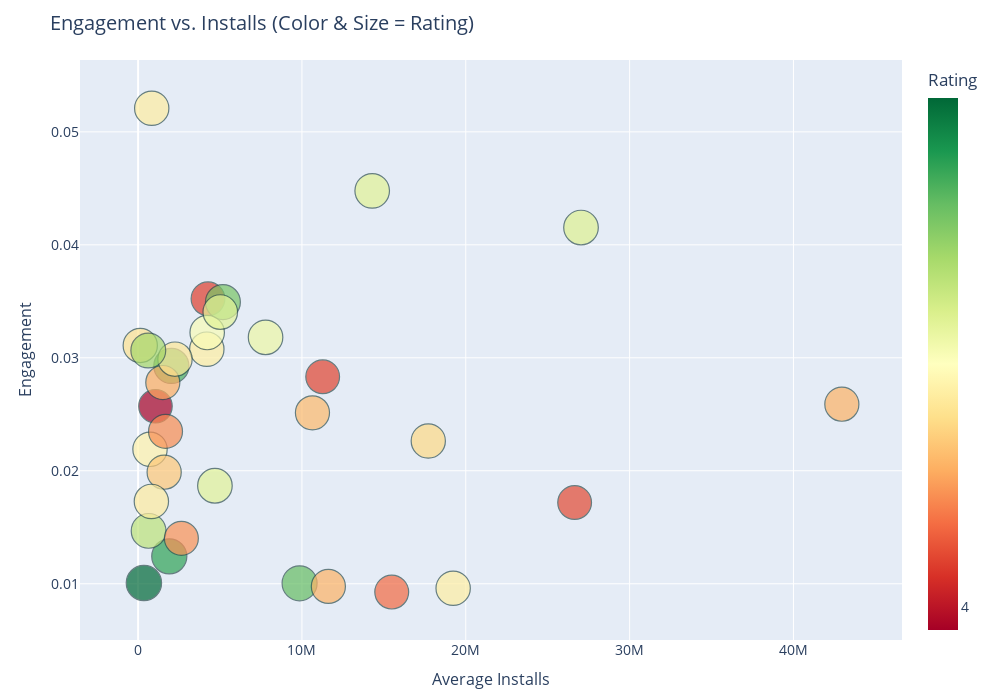

The notebook cell saved with this chart:
### Code cell
fig3 = px.scatter(category_summary,
                  x='Avg_Installs',
                  y='Engagement',
                  size='Rating',
                  color='Rating',  
                  color_continuous_scale='RdYlGn',  # Red = low, Green = high
                  hover_data=['Category', 'Rating'],
                  title='Engagement vs. Installs (Color & Size = Rating)',
                  labels={'Avg_Installs': 'Average Installs', 'Engagement': 'Engagement'},
                  size_max=25, 
                  width=1000,
                  height=700)

fig3.update_traces(marker=dict(line=dict(width=1.2, color='DarkSlateGrey')))

fig3.update_layout(
    title_font_size=20,
    xaxis_title_font_size=16,
    yaxis_title_font_size=16,
    font=dict(size=14),
    margin=dict(l=80, r=40, t=60, b=60),
    coloraxis_colorbar=dict(title='Rating', tickvals=[3.5, 4.0, 4.5, 5.0])
)

fig3.show()

### Figure 1 — Plotly figure (JSON) as saved in the notebook; plotly's stock layout.template omitted (floating-point values rounded to 4 significant figures)
{"data": [{"customdata": [["ART_AND_DESIGN", 4.377], ["AUTO_AND_VEHICLES", 4.19], ["BEAUTY", 4.279], ["BOOKS_AND_REFERENCE", 4.345], ["BUSINESS", 4.097], ["COMICS", 4.181], ["COMMUNICATION", 4.121], ["DATING", 3.98], ["EDUCATION", 4.362], ["ENTERTAINMENT", 4.128], ["EVENTS", 4.436], ["FAMILY", 4.183], ["FINANCE", 4.116], ["FOOD_AND_DRINK", 4.172], ["GAME", 4.244], ["HEALTH_AND_FITNESS", 4.243], ["HOUSE_AND_HOME", 4.141], ["LIBRARIES_AND_DEMO", 4.179], ["LIFESTYLE", 4.093], ["MAPS_AND_NAVIGATION", 4.036], ["MEDICAL", 4.167], ["NEWS_AND_MAGAZINES", 4.122], ["PARENTING", 4.3], ["PERSONALIZATION", 4.331], ["PHOTOGRAPHY", 4.157], ["PRODUCTIVITY", 4.183], ["SHOPPING", 4.23], ["SOCIAL", 4.247], ["SPORTS", 4.216], ["TOOLS", 4.04], ["TRAVEL_AND_LOCAL", 4.07], ["VIDEO_PLAYERS", 4.045], ["WEATHER", 4.243]], "hovertemplate": "Average Installs=%{x}<br>Engagement=%{y}<br>Rating=%{marker.color}<br>Category=%{customdata[0]}<extra></extra>", "legendgroup": "", "marker": {"color": [4.377, 4.19, 4.279, 4.345, 4.097, 4.181, 4.121, 3.98, 4.362, 4.128, 4.436, 4.183, 4.116, 4.172, 4.244, 4.243, 4.141, 4.179, 4.093, 4.036, 4.167, 4.122, 4.3, 4.331, 4.157, 4.183, 4.23, 4.247, 4.216, 4.04, 4.07, 4.045, 4.243], "coloraxis": "coloraxis", "line": {"color": "DarkSlateGrey", "width": 1.2}, "size": [4.377, 4.19, 4.279, 4.345, 4.097, 4.181, 4.121, 3.98, 4.362, 4.128, 4.436, 4.183, 4.116, 4.172, 4.244, 4.243, 4.141, 4.179, 4.093, 4.036, 4.167, 4.122, 4.3, 4.331, 4.157, 4.183, 4.23, 4.247, 4.216, 4.04, 4.07, 4.045, 4.243], "sizemode": "area", "sizeref": 0.007097, "symbol": "circle"}, "mode": "markers", "name": "", "orientation": "v", "showlegend": false, "type": "scatter", "x": [1904000.0, 727800.0, 640900.0, 9857000.0, 2641000.0, 832100.0, 42950000.0, 1059000.0, 2030000.0, 10640000.0, 354400.0, 4195000.0, 1508000.0, 2252000.0, 14290000.0, 4689000.0, 1591000.0, 810800.0, 1674000.0, 4265000.0, 131600.0, 11610000.0, 622300.0, 5177000.0, 17710000.0, 19230000.0, 7780000.0, 27030000.0, 4217000.0, 11270000.0, 15480000.0, 26640000.0, 5015000.0], "xaxis": "x", "y": [0.01242, 0.0219, 0.01468, 0.01004, 0.01402, 0.0521, 0.02589, 0.02571, 0.02928, 0.02513, 0.01007, 0.03076, 0.02781, 0.02988, 0.04478, 0.01868, 0.01988, 0.01729, 0.02349, 0.03522, 0.0311, 0.009763, 0.03065, 0.03493, 0.02263, 0.009602, 0.03182, 0.04153, 0.03224, 0.02832, 0.009263, 0.01719, 0.03405], "yaxis": "y"}], "layout": {"coloraxis": {"colorbar": {"tickvals": [3.5, 4, 4.5, 5], "title": {"text": "Rating"}}, "colorscale": [[0, "rgb(165,0,38)"], [0.1, "rgb(215,48,39)"], [0.2, "rgb(244,109,67)"], [0.3, "rgb(253,174,97)"], [0.4, "rgb(254,224,139)"], [0.5, "rgb(255,255,191)"], [0.6, "rgb(217,239,139)"], [0.7, "rgb(166,217,106)"], [0.8, "rgb(102,189,99)"], [0.9, "rgb(26,152,80)"], [1, "rgb(0,104,55)"]]}, "font": {"size": 14}, "height": 700, "legend": {"itemsizing": "constant", "tracegroupgap": 0}, "margin": {"b": 60, "l": 80, "r": 40, "t": 60}, "title": {"font": {"size": 20}, "text": "Engagement vs. Installs (Color & Size = Rating)"}, "width": 1000, "xaxis": {"anchor": "y", "domain": [0, 1], "title": {"font": {"size": 16}, "text": "Average Installs"}}, "yaxis": {"anchor": "x", "domain": [0, 1], "title": {"font": {"size": 16}, "text": "Engagement"}}}}
